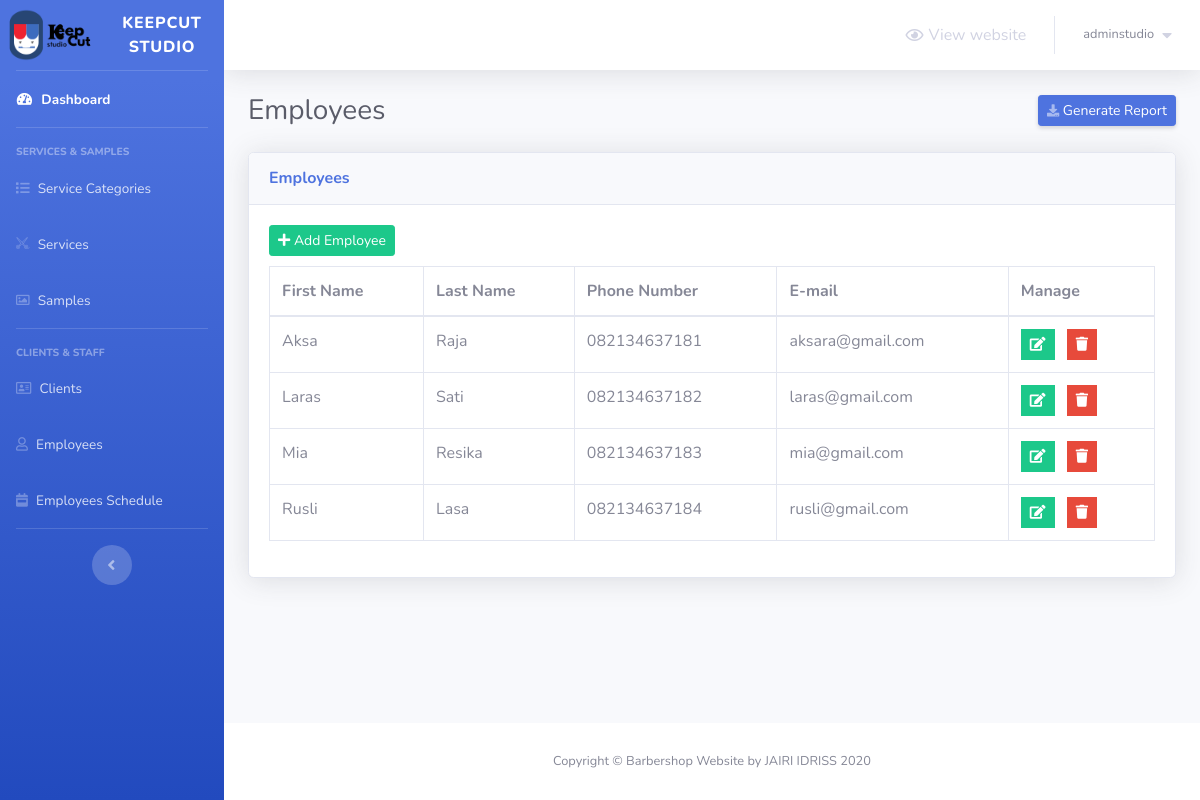
Screenshot of /barber-admin/employees.php (signed in) with the database file from the repository.
### tables this page shows
CREATE TABLE `employees` (
  `employee_id` int(2) NOT NULL,
  `first_name` varchar(20) NOT NULL,
  `last_name` varchar(20) NOT NULL,
  `phone_number` varchar(30) NOT NULL,
  `email` varchar(50) NOT NULL
);

### barber-admin/employees.php (the view, shortened to what this page needs)
<?php
    include 'connect.php';
    include 'Includes/templates/header.php';
    if(isset($_SESSION['username_barbershop_Xw211qAAsq4']) && isset($_SESSION['password_barbershop_Xw211qAAsq4']))
    {
?>
        <div class="container-fluid">
            <div class="d-sm-flex align-items-center justify-content-between mb-4">
                <h1 class="h3 mb-0 text-gray-800">Employees</h1>
                <a href="#" class="d-none d-sm-inline-block btn btn-sm btn-primary shadow-sm">
                    <i class="fas fa-download fa-sm text-white-50"></i>
                    Generate Report
                </a>
            </div>
            <?php
                $do = '';
                if(isset($_GET['do']) && in_array($_GET['do'], array('Add','Edit')))
                {
                    $do = htmlspecialchars($_GET['do']);
                }
                else
                {
                    $do = 'Manage';
                }
                if($do == 'Manage')
                {
                    $stmt = $con->prepare("SELECT * FROM employees");
                    $stmt->execute();
                    $rows_employees = $stmt->fetchAll();
                    ?>
                        <div class="card shadow mb-4">
                            <div class="card-header py-3">
                                <h6 class="m-0 font-weight-bold text-primary">Employees</h6>
                            </div>
                            <div class="card-body">
                                <a href="employees.php?do=Add" class="btn btn-success btn-sm" style="margin-bottom: 10px;">
                                    <i class="fa fa-plus"></i>
                                    Add Employee
                                </a>
                                <div class="table-responsive">
                                    <table class="table table-bordered">
                                        <thead>
                                            <tr>
                                                <th scope="col">First Name</th>
                                                <th scope="col">Last Name</th>
                                                <th scope="col">Phone Number</th>
                                                <th scope="col">E-mail</th>
                                                <th scope="col">Manage</th>
                                            </tr>
                                        </thead>
                                        <tbody>
                                            <?php
                                                foreach($rows_employees as $employee)
                                                {
                                                    echo "<tr>";
                                                        echo "<td>";
                                                            echo $employee['first_name'];
                                                        echo "</td>";
                                                        echo "<td>";
                                                            echo $employee['last_name'];
                                                        echo "</td>";
                                                        echo "<td>";
                                                            echo $employee['phone_number'];
                                                        echo "</td>";
                                                        echo "<td>";
                                                            echo $employee['email'];
                                                        echo "</td>";
                                                        echo "<td>";
                                                            $delete_data = "delete_employee_".$employee["employee_id"];
                                                    ?>
                                                        <ul class="list-inline m-0">
                                                            <li class="list-inline-item" data-toggle="tooltip" title="Edit">
                                                                <button class="btn btn-success btn-sm rounded-0">
                                                                    <a href="employees.php?do=Edit&employee_id=<?php echo $employee['employee_id']; ?>" style="color: white;">
                                                                        <i class="fa fa-edit"></i>
                                                                    </a>
                                                                </button>
                                                            </li>
                                                            <li class="list-inline-item" data-toggle="tooltip" title="Delete">
                                                                <button class="btn btn-danger btn-sm rounded-0" type="button" data-toggle="modal" data-target="#<?php echo $delete_data; ?>" data-placement="top"><i class="fa fa-trash"></i></button>
                                                            </li>
                                                        </ul>
                                                    <?php
                                                    echo "</td>";
                                                    echo "</tr>";
                                                }
                                            ?>
                                        </tbody>
                                    </table>
                                </div>
                            </div>
                        </div>
                    <?php
                }
            ?>
        </div>
<?php
        include 'Includes/templates/footer.php';
    }
    else
    {
        header('Location: login.php');
        exit();
    }
?>

### rows the page displays
employees: first_name "Aksa", last_name "Raja", phone_number "082134637181", email "aksara@gmail.com"
employees: first_name "Laras", last_name "Sati", phone_number "082134637182", email "laras@gmail.com"
employees: first_name "Mia", last_name "Resika", phone_number "082134637183", email "mia@gmail.com"
employees: first_name "Rusli", last_name "Lasa", phone_number "082134637184", email "rusli@gmail.com"

### other values shown
$_SESSION['username_barbershop_Xw211qAAsq4'] "adminstudio"
